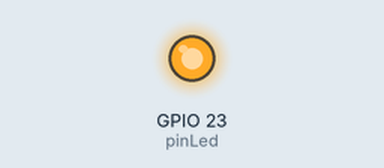
A sketch run on a simulated ESP32. Shown: output pins drawn as LEDs (lit = HIGH).

Above: at 0.5 s.
At 1.5 s:
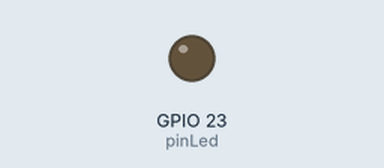
Timing chart, 0 to 5.2 s (numbered marks = the images above):
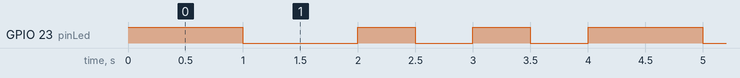

The sketch:

P1_Encender_led.ino
```cpp
int pinLed = 23;

void setup() {
  // initialize digital pin LED_BUILTIN as an output.
  pinMode(pinLed, OUTPUT);
}

// the loop function runs over and over again forever
void loop() {
  digitalWrite(pinLed, HIGH);
  delay(1000);
  digitalWrite(pinLed, LOW);
  delay(1000);
  digitalWrite(pinLed, HIGH);
  delay(500);
  digitalWrite(pinLed, LOW);
  delay(500);
    digitalWrite(pinLed, HIGH);
  delay(500);
  digitalWrite(pinLed, LOW);
  delay(500);
}
```

Measured:
- by itself, GPIO 23 (pinLed): repeats every 4.0 s: LOW 1.0 s, 2 × (HIGH 0.50 s, LOW 0.50 s), HIGH 1.0 s
- by itself, everything shown: repeats every 4.0 s, in 6 steps
